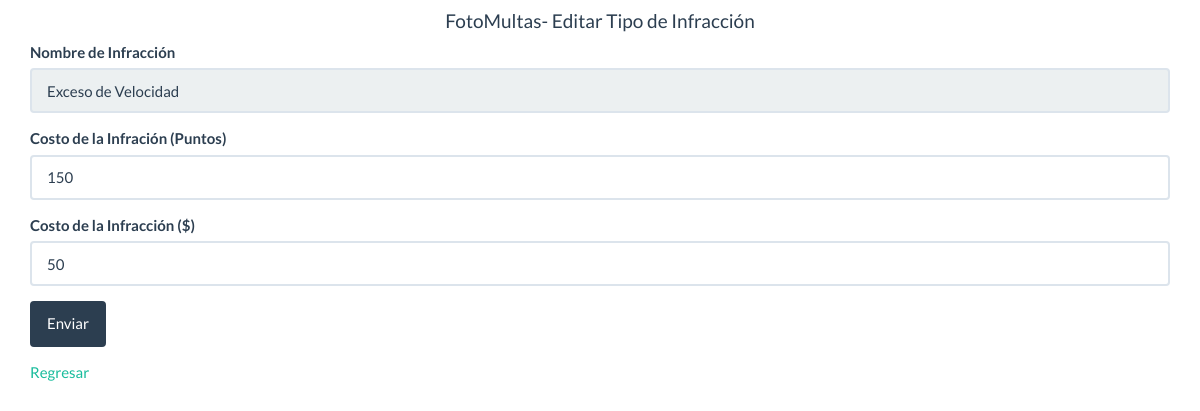
Screenshot of /app/editar.tipo.infraccion.php?id=2 (signed in) with the database file from the repository.
### tables this page shows
CREATE TABLE `infraccion` (
  `id_infraccion` int(11) NOT NULL,
  `puntos_registro` int(11) NOT NULL,
  `valor_infraccion` double NOT NULL,
  `tex_infraccion` varchar(255) NOT NULL
);

### conexion.php (called while the page is built)
<?php
class Conectar {
	function con()	{
        $host='localhost';
        $usuario='root';
        $clave='';
        $base_datos='fotomultas';
        $conexion=mysqli_connect($host, $usuario, $clave, $base_datos);
        return $conexion;
	}
}
?>

### model/infracciones.class.php (called while the page is built, shortened)
<?php
include_once("../conexion.php");
class Infracciones{
 	var $conex;
 	function Infracciones(){
 		$this->conex=new Conectar;
 	}
    function buscar($id){
		if($this->conex->con()==true) {
			return mysqli_query($this->conex->con(), "SELECT * FROM infraccion WHERE id_infraccion='".$id."';");
		}
	}
}
?>

### app/editar.tipo.infraccion.php (the view, shortened to what this page needs)
<?php
  if (isset($_SESSION["usuario"])){
  if($_SESSION['rol'] == '1') {
  $id = $_SESSION['id'];
  $id_inf = $_REQUEST['id'];
  ?>
<!DOCTYPE html>
<html lang="es">
<head>
	<link rel="stylesheet" type="text/css" href="../view/css/bootstrap.min.css">
</head>
<body>
	<div class="container">
		<div class="content">
			<center class="title">
				<h4>FotoMultas- Editar Tipo de Infracción</h4>
			</center>
			<?php
			include '../model/infracciones.class.php';
			$objeto = new Infracciones;
			$consulta = $objeto->buscar($id_inf);
			 ?>
			<form class="form" action="recibir.edicion.tipo.infraccion.php" method="post">
				<?php
				 while ($atributo = mysqli_fetch_array($consulta, MYSQLI_ASSOC)){
				?>
				<div class="form-group">
				<label>Nombre de Infracción</label>
				<input type="text" name="nombre" class="form-control" value="<?php echo $atributo['tex_infraccion']; ?>" readonly>
				</div>
				<div class="form-group">
				<label>Costo de la Infración (Puntos)</label>
				<input type="number" name="puntos" class="form-control" value="<?php echo $atributo['puntos_registro']; ?>">
				</div>
				<div class="form-group">
				<label>Costo de la Infracción ($)</label>
				<input type="text" name="costo" class="form-control" value="<?php echo $atributo['valor_infraccion']; ?>">
				</div>
				<div class="form-group">
				<input type="submit" name="submit" value="Enviar" class="btn btn-primary">
				</div>
				<?php } ?>
			</form>
			<div class="regresar">
				<a href="principal.php">Regresar</a>
			</div>
		</div>
	</div>
</body>
</html>
<?php
  } else {
      echo '<script language="javascript">alert("Usted no tiene accesos a ésta página, usted no est administrador");</script>
        <script language="javascript">window.location="../index.php"</script>';
  }
  } else {
      echo '<script language="javascript">alert("Usted no tiene accesos a ésta página");</script>
        <script language="javascript">window.location="../index.php"</script>';
  }
?>

### rows the page displays
infraccion: nombre "Exceso de Velocidad", puntos "150", costo "50"
